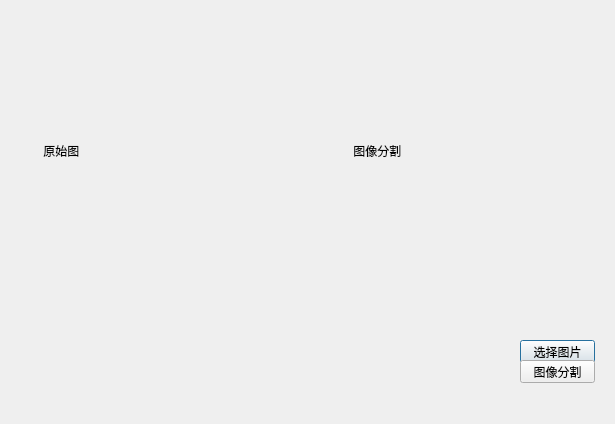
<?xml version="1.0" encoding="UTF-8"?>
<ui version="4.0">
 <class>image_segmentation</class>
 <widget class="QDialog" name="image_segmentation">
  <property name="geometry">
   <rect>
    <x>0</x>
    <y>0</y>
    <width>615</width>
    <height>424</height>
   </rect>
  </property>
  <property name="windowTitle">
   <string>Dialog</string>
  </property>
  <widget class="QWidget" name="orig_pic_widget" native="true">
   <property name="geometry">
    <rect>
     <x>0</x>
     <y>0</y>
     <width>301</width>
     <height>301</height>
    </rect>
   </property>
   <property name="sizePolicy">
    <sizepolicy hsizetype="Fixed" vsizetype="Fixed">
     <horstretch>0</horstretch>
     <verstretch>0</verstretch>
    </sizepolicy>
   </property>
   <widget class="QLabel" name="orig_pic_label">
    <property name="geometry">
     <rect>
      <x>0</x>
      <y>0</y>
      <width>301</width>
      <height>301</height>
     </rect>
    </property>
    <property name="sizePolicy">
     <sizepolicy hsizetype="Fixed" vsizetype="Fixed">
      <horstretch>0</horstretch>
      <verstretch>0</verstretch>
     </sizepolicy>
    </property>
    <property name="text">
     <string>             原始图</string>
    </property>
   </widget>
  </widget>
  <widget class="QWidget" name="img_seg_widget" native="true">
   <property name="geometry">
    <rect>
     <x>310</x>
     <y>0</y>
     <width>301</width>
     <height>301</height>
    </rect>
   </property>
   <property name="sizePolicy">
    <sizepolicy hsizetype="Fixed" vsizetype="Fixed">
     <horstretch>0</horstretch>
     <verstretch>0</verstretch>
    </sizepolicy>
   </property>
   <widget class="QLabel" name="img_seg_label">
    <property name="geometry">
     <rect>
      <x>0</x>
      <y>0</y>
      <width>301</width>
      <height>301</height>
     </rect>
    </property>
    <property name="sizePolicy">
     <sizepolicy hsizetype="Fixed" vsizetype="Fixed">
      <horstretch>0</horstretch>
      <verstretch>0</verstretch>
     </sizepolicy>
    </property>
    <property name="text">
     <string>             图像分割</string>
    </property>
   </widget>
  </widget>
  <widget class="QPushButton" name="Select_Pic">
   <property name="geometry">
    <rect>
     <x>520</x>
     <y>340</y>
     <width>75</width>
     <height>23</height>
    </rect>
   </property>
   <property name="text">
    <string>选择图片</string>
   </property>
  </widget>
  <widget class="QPushButton" name="Img_Seq">
   <property name="geometry">
    <rect>
     <x>520</x>
     <y>360</y>
     <width>75</width>
     <height>23</height>
    </rect>
   </property>
   <property name="text">
    <string>图像分割</string>
   </property>
  </widget>
 </widget>
 <resources/>
 <connections/>
</ui>
